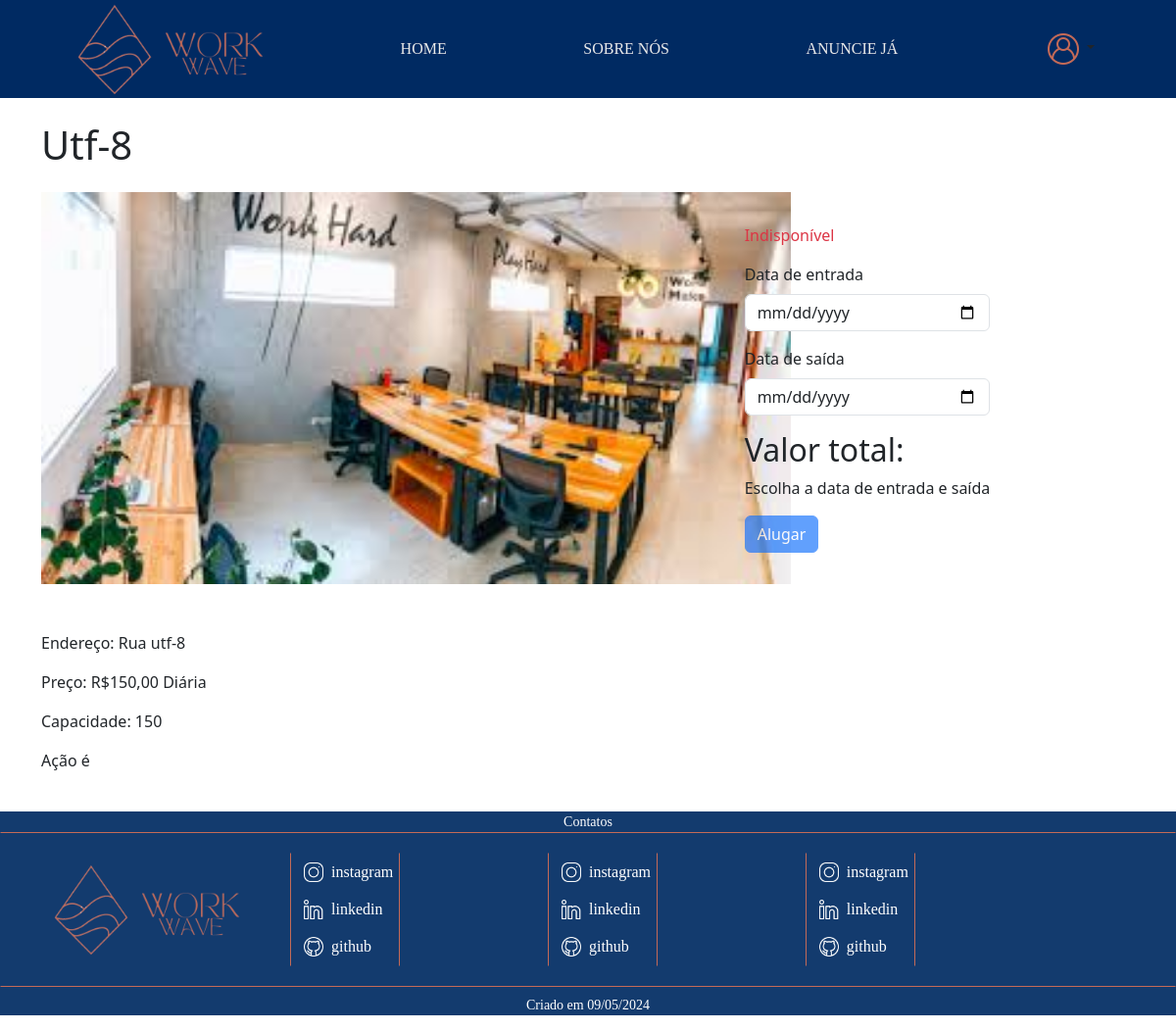
The app's page /AnuncioDetalhes.php?id=20, older data.
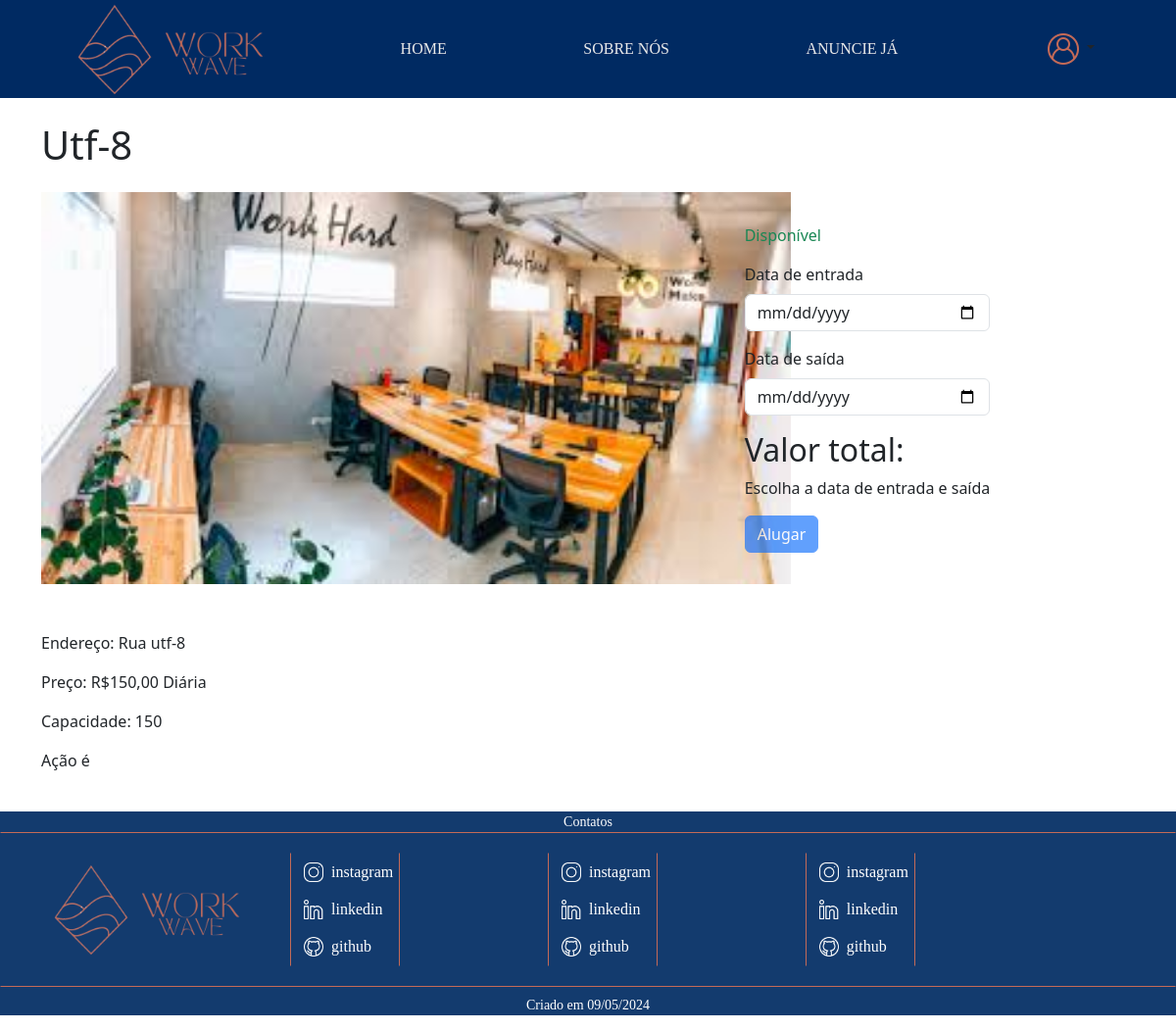
The same page, newer data.
### AnuncioDetalhes.php (the view, shortened to what the changed rows need)
<?php
try {
    $conexao = new PDO("mysql:host=localhost; dbname=workwave", "root", "");
    $conexao->setAttribute(PDO::ATTR_ERRMODE, PDO::ERRMODE_EXCEPTION);
    $query = "SELECT * FROM EspacoDados WHERE EspId = :id_anuncio";
    $stmt = $conexao->prepare($query);
    $stmt->bindParam(':id_anuncio', $_SESSION['id_anuncio'], PDO::PARAM_INT);
    $stmt->execute();
    if ($stmt->rowCount() > 0) {
        $espaco = $stmt->fetch(PDO::FETCH_ASSOC);
        $nome = $espaco['EspNome'];
        $disponibilidade = $espaco['EspDisponibilidade'];
    } else {
        echo "Espaço não encontrado.";
    }
} catch (PDOException $erro) {
    echo "Erro na conexão:" . $erro->getMessage();
}
?>
<!DOCTYPE html>
<html lang="en">
<head>
    <link href="https://cdn.jsdelivr.net/npm/bootstrap@5.3.3/dist/css/bootstrap.min.css" rel="stylesheet">
    <link rel="stylesheet" href="css/Style.css">
    <link rel="stylesheet" href="AnuncioDetalhes.css">
</head>
<body>
    <div class="container py-4">
        <div class="row">
            <div class="col-md-6">
                <div class="anuncio">
                    <h1 class ="mb-4"><?php echo $nome; ?></h1>
                </div>
            </div>
            <div class="col-md-6 mt-4">
                <div class="formularioAluguel d-flex mt-5 justify-content-center p-4">
                    <form class="formCalculo" action="ValidaAluguel.php" method="post">
                            <p class="card-text mt-2 <?php echo $disponibilidade == 0 ? 'text-danger' : 'text-success'; ?>">
                                <?php echo $disponibilidade == 0 ? 'Indisponível' : 'Disponível'; ?>
                            </p>
                            <div class="mb-3">
                                <label for="dataEntrada" class="form-label">Data de entrada</label>
                                <input type="date" class="form-control" id="dataEntrada" name="dataEntrada" min="<?php echo date('Y-m-d'); ?>">
                            </div>
                            <div class="mb-3">
                                <label for="dataSaida" class="form-label">Data de saída</label>
                                <input type="date" class="form-control" id="dataSaida" name="dataSaida" min="<?php echo date('Y-m-d'); ?>">
                            </div>
                            <h2>Valor total:</h2>
                            <p id="valorTotal">Escolha a data de entrada e saída</p>
                            <button type="submit" class="btn btn-primary">Alugar</button>
                        </form>
                </div>
            </div>
        </div>
    </div>
</body>
</html>

Row changes from the older to the newer data that the page shows:
changed espacodados "Utf-8": EspDisponibilidade empty → 1 (drawn)
Text that changed along with them:
text no longer shown: "Indisponível"
text now shown: "Disponível"
